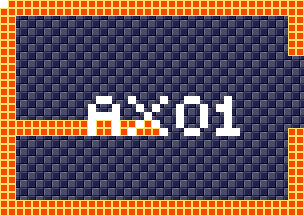

Below is a game level as drawn by its tile map, then a one-line description and the .tmx that defines it (tile-layer data replaced by summaries):
An orthogonal 38x27 tile map with 8x8 px tiles, 4 tile layers (background, foreground, room numbers, Objects), 15 tilesets.

<map version="1.5" tiledversion="1.7.1" orientation="orthogonal" renderorder="right-down" width="38" height="27" tilewidth="8" tileheight="8" infinite="0" nextlayerid="11" nextobjectid="1">
 <tileset firstgid="1" source="tilesheets/tsKarniMata.tsx" />
 <tileset firstgid="1025" source="tilesheets/tsVoodooWasp.tsx" />
 <tileset firstgid="2049" source="tilesheets/tsBurial.tsx" />
 <tileset firstgid="3073" source="tilesheets/tsBlueTemple.tsx" />
 <tileset firstgid="4097" source="tilesheets/tsGoddess.tsx" />
 <tileset firstgid="5121" source="tilesheets/tsKonark.tsx" />
 <tileset firstgid="6145" name="sEnemies" tilewidth="8" tileheight="8" tilecount="1024" columns="32">
  <image source="../grapx/tilesheets/sObjects.bmp" trans="ff94ff" width="256" height="256" />
 </tileset>
 <tileset firstgid="7169" source="tilesheets/tsIceTemple.tsx" />
 <tileset firstgid="8193" source="tilesheets/tsLavaArea.tsx" />
 <tileset firstgid="9217" source="tilesheets/tsBossArea.tsx" />
 <tileset firstgid="10241" source="tilesheets/tsPegu.tsx" />
 <tileset firstgid="11265" source="tilesheets/sTiwanakuTemple.tsx" />
 <tileset firstgid="12289" source="tilesheets/sIndraTemple.tsx" />
 <tileset firstgid="13313" source="tilesheets/sTeleport.tsx" />
 <tileset firstgid="14337" source="tilesheets/sObjects.tsx" />
 <layer id="2" name="background" width="38" height="27">
  <data>[1026 cells, 1026 non-empty, 2 distinct tile ids]</data>
 </layer>
 <layer id="1" name="foreground" width="38" height="27">
  <data>[1026 cells, 262 non-empty, 1 distinct tile ids]</data>
 </layer>
 <layer id="7" name="room numbers" width="38" height="27">
  <data>[1026 cells, 40 non-empty, 1 distinct tile ids]</data>
 </layer>
 <layer id="10" name="Objects" width="38" height="27">
  <data>[1026 cells, 0 non-empty, 0 distinct tile ids]</data>
 </layer>
</map>
